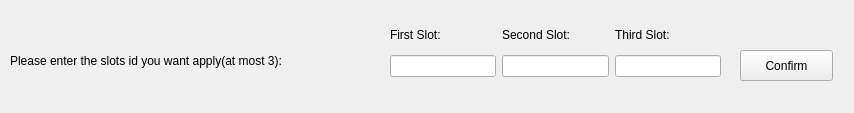
<?xml version="1.0" encoding="UTF-8"?>
<ui version="4.0">
 <class>choose_slots</class>
 <widget class="QWidget" name="choose_slots">
  <property name="geometry">
   <rect>
    <x>0</x>
    <y>0</y>
    <width>854</width>
    <height>113</height>
   </rect>
  </property>
  <property name="windowTitle">
   <string>Form</string>
  </property>
  <widget class="QLabel" name="label">
   <property name="geometry">
    <rect>
     <x>10</x>
     <y>50</y>
     <width>391</width>
     <height>21</height>
    </rect>
   </property>
   <property name="text">
    <string>Please enter the slots id you want apply(at most 3):</string>
   </property>
  </widget>
  <widget class="QPushButton" name="confirmbtn">
   <property name="geometry">
    <rect>
     <x>740</x>
     <y>50</y>
     <width>93</width>
     <height>31</height>
    </rect>
   </property>
   <property name="text">
    <string>Confirm</string>
   </property>
  </widget>
  <widget class="QWidget" name="">
   <property name="geometry">
    <rect>
     <x>390</x>
     <y>20</y>
     <width>331</width>
     <height>57</height>
    </rect>
   </property>
   <layout class="QVBoxLayout" name="verticalLayout">
    <item>
     <layout class="QHBoxLayout" name="horizontalLayout_2">
      <item>
       <widget class="QLabel" name="label_2">
        <property name="text">
         <string>First Slot:</string>
        </property>
       </widget>
      </item>
      <item>
       <widget class="QLabel" name="label_3">
        <property name="text">
         <string>Second Slot:</string>
        </property>
       </widget>
      </item>
      <item>
       <widget class="QLabel" name="label_4">
        <property name="text">
         <string>Third Slot:</string>
        </property>
       </widget>
      </item>
     </layout>
    </item>
    <item>
     <layout class="QHBoxLayout" name="horizontalLayout">
      <item>
       <widget class="QLineEdit" name="slot1line"/>
      </item>
      <item>
       <widget class="QLineEdit" name="slot2line"/>
      </item>
      <item>
       <widget class="QLineEdit" name="slot3line"/>
      </item>
     </layout>
    </item>
   </layout>
  </widget>
 </widget>
 <resources/>
 <connections/>
</ui>
